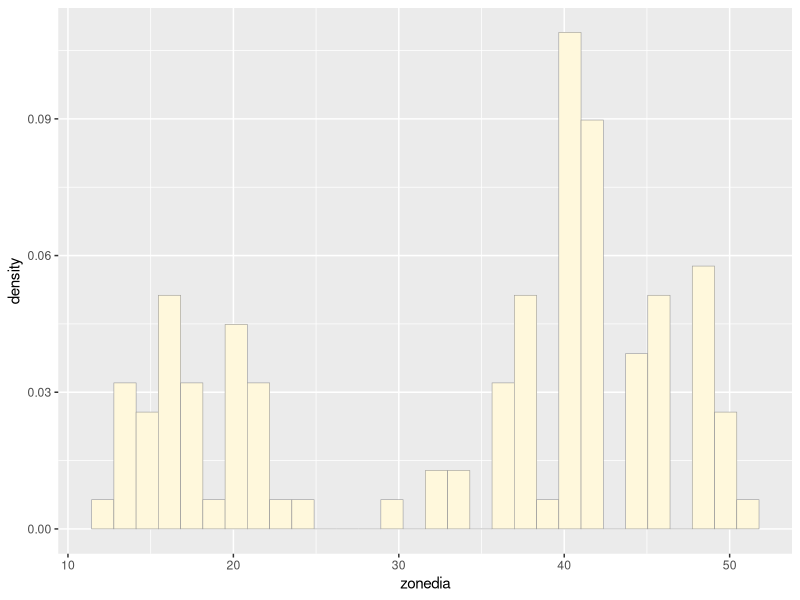
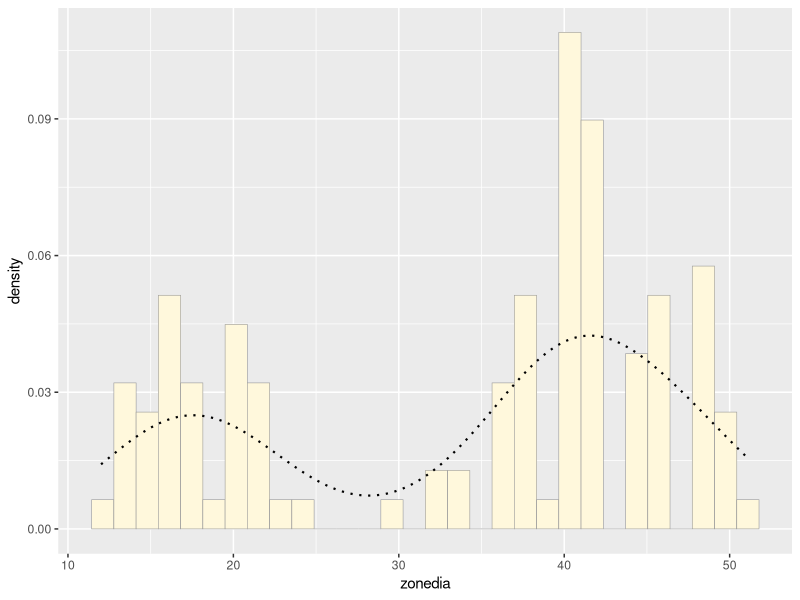
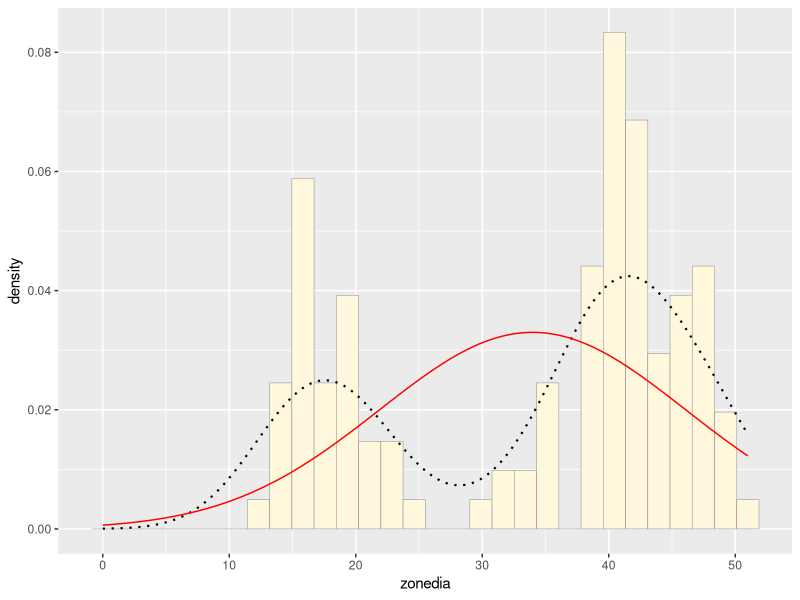
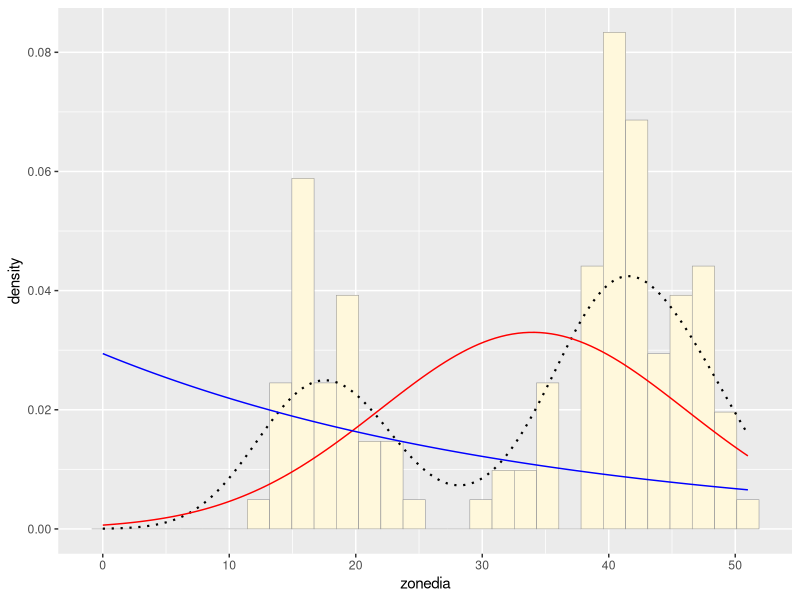
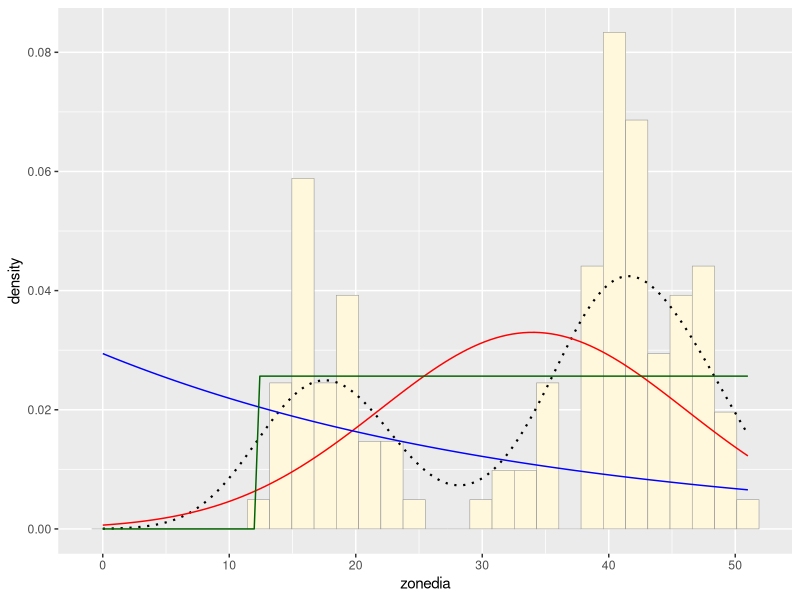
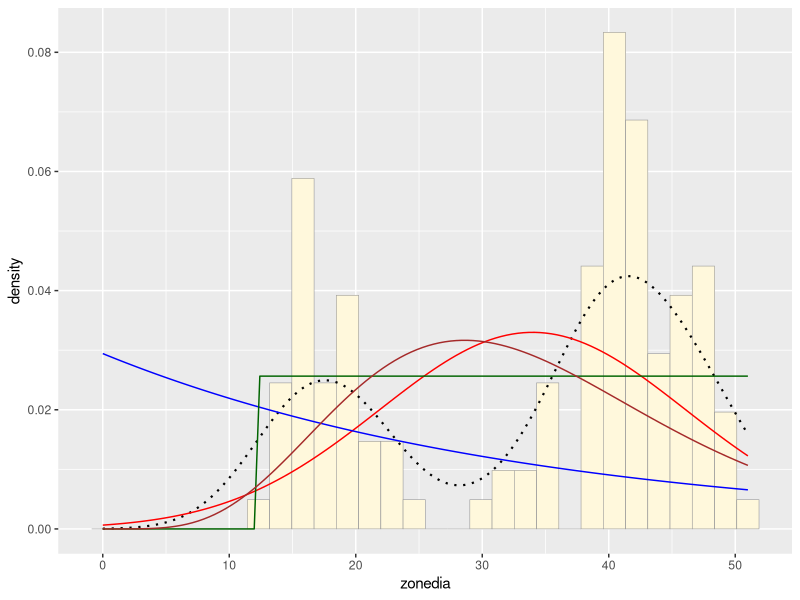
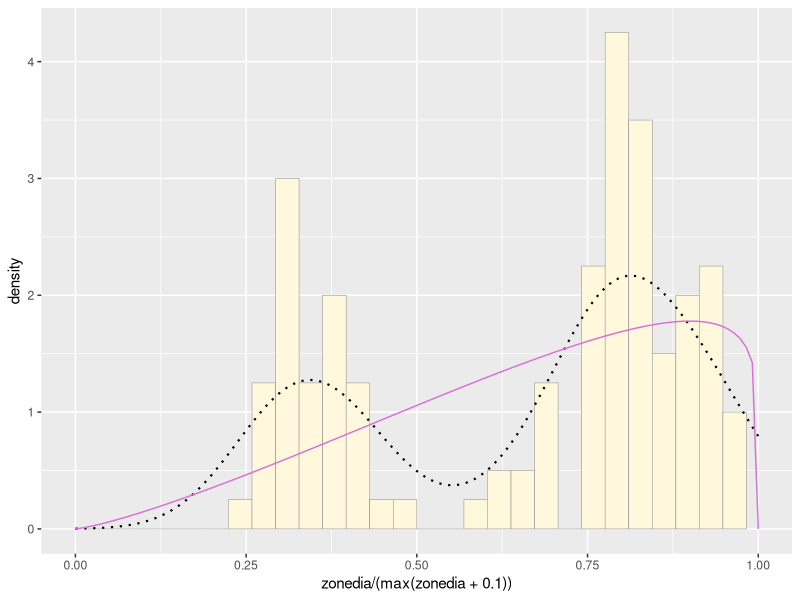
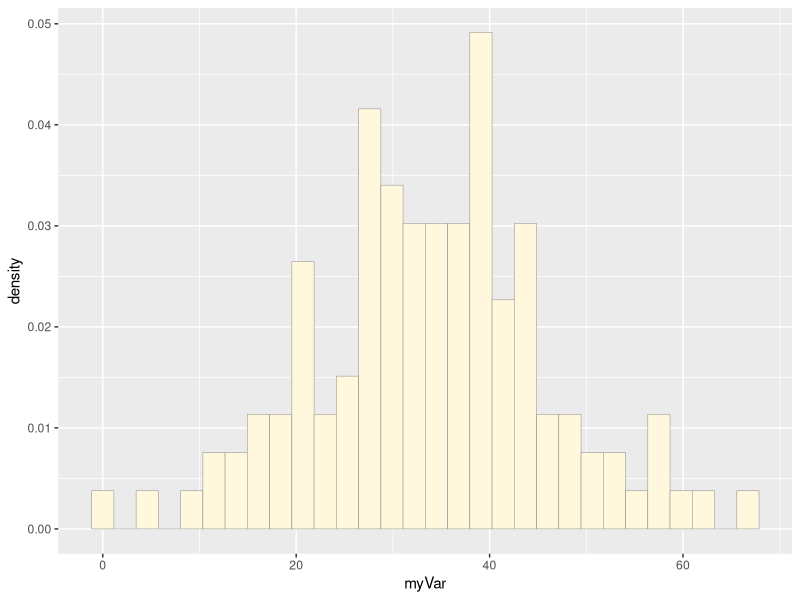

Here is the R script that generated these plots, in order:
## ---- chunk 1
library(ggplot2) # for graphics
library(MASS) # for maximum likelihood estimation
## ---- chunk 2
# quick and dirty, a truncated normal distribution to work on the solution set

#z <- rnorm(n=3000,mean=0.2) # creates a random uniform distribution of 3000 variables with a mean of 0.2
#z <- data.frame(1:3000,z) # a data frame is created with 1st column 1 to 3000, and second column containing each values made in previous step
#names(z) <- list("ID","myVar") # name given to each column
#z <- z[z$myVar>0,] # take only whose values are greater than 0, basically variables containing 0 and negative numbers are left out
#str(z)
#summary(z$myVar) # gives mean, median and quartiles of the distribution
## ---- chunk 3
z <- read.table("Sample_data.csv",header=TRUE,sep=",", stringsAsFactors=FALSE) # reading my data
str(z)
summary(z)
## ---- chunk 4
p1 <- ggplot(data=z, aes(x=zonedia, y=..density..)) +
  geom_histogram(color="grey60",fill="cornsilk",size=0.2) 
print(p1)
## ---- chunk 5
p1 <-  p1 +  geom_density(linetype="dotted",size=0.75)
print(p1)
## ---- chunk 6
normPars <- fitdistr(z$zonedia,"normal")
print(normPars)
str(normPars)
normPars$estimate["mean"] # note structure of getting a named attribute
## ---- chunk 7
meanML <- normPars$estimate["mean"]
sdML <- normPars$estimate["sd"]

xval <- seq(0,max(z$zonedia),len=length(z$zonedia))

 stat <- stat_function(aes(x = xval, y = ..y..), fun = dnorm, colour="red", n = length(z$zonedia), args = list(mean = meanML, sd = sdML))
 p1 + stat
## ---- chunk 8
expoPars <- fitdistr(z$zonedia,"exponential")
rateML <- expoPars$estimate["rate"]

stat2 <- stat_function(aes(x = xval, y = ..y..), fun = dexp, colour="blue", n = length(z$zonedia), args = list(rate=rateML))
 p1 + stat + stat2
## ---- chunk 9
stat3 <- stat_function(aes(x = xval, y = ..y..), fun = dunif, colour="darkgreen", n = length(z$zonedia), args = list(min=min(z$zonedia), max=max(z$zonedia)))
 p1 + stat + stat2 + stat3
## ---- chunk 10
gammaPars <- fitdistr(z$zonedia,"gamma")
shapeML <- gammaPars$estimate["shape"]
rateML <- gammaPars$estimate["rate"]

stat4 <- stat_function(aes(x = xval, y = ..y..), fun = dgamma, colour="brown", n = length(z$zonedia), args = list(shape=shapeML, rate=rateML))
 p1 + stat + stat2 + stat3 + stat4
## ---- chunk 11
pSpecial <- ggplot(data=z, aes(x=zonedia/(max(zonedia + 0.1)), y=..density..)) +
  geom_histogram(color="grey60",fill="cornsilk",size=0.2) + 
  xlim(c(0,1)) +
  geom_density(size=0.75,linetype="dotted")

betaPars <- fitdistr(x=z$zonedia/max(z$zonedia + 0.1),start=list(shape1=1,shape2=2),"beta")
shape1ML <- betaPars$estimate["shape1"]
shape2ML <- betaPars$estimate["shape2"]

statSpecial <- stat_function(aes(x = xval, y = ..y..), fun = dbeta, colour="orchid", n = length(z$zonedia), args = list(shape1=shape1ML,shape2=shape2ML))
pSpecial + statSpecial
## ---- chunk 12
# simulating new data set with length, mean and sd as my original data 

z1 <- rnorm(n = length(z$zonedia), mean = meanML, sd = sdML)
z1 <- data.frame(1:length(z$zonedia),z1)
names(z1) <- list("ID","myVar")
z1 <- z1[z1$myVar>0,]
str(z1)
summary(z1$myVar)
## ---- chunk 13
p2 <- ggplot(data=z1, aes(x=myVar, y=..density..)) +
  geom_histogram(color="grey60",fill="cornsilk",size=0.2) 
print(p2)
## ---- chunk 14
normPars <- fitdistr(z1$myVar,"normal")
print(normPars)
str(normPars)
normPars$estimate["mean"] # note structure of getting a named attribute
## ---- chunk 15
meanML <- normPars$estimate["mean"]
sdML <- normPars$estimate["sd"]

xval <- seq(0,max(z1$myVar),len=length(z1$myVar))

 stat <- stat_function(aes(x = xval, y = ..y..), fun = dnorm, colour="red", n = length(z1$myVar), args = list(mean = meanML, sd = sdML))
 p2 + stat
## ---- chunk 16
p2 <-  p2 +  geom_density(linetype="dotted",size=0.75)
print(p2)
## ---- chunk 17
library(patchwork)
## ---- chunk 18
p1 + p2 # looking both histograms side by side
